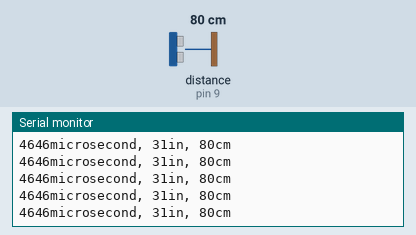
Bench run of a sketch on a simulated Arduino Uno, built with avr-gcc and run on an emulated ATmega328P. Shown: the last lines printed to the serial monitor. Wiring (inferred from the names in the program): ultrasonic range finder: trigger pin 9; echo pin 9. Inputs (shaded band) come from the test bench; at power-on: distance to the obstacle (sensor on pin 9) 80 cm. The echo pulse lasts 58.3 µs per cm.

Above: at 1.2 s.
1.3 s: distance to the obstacle (sensor on pin 9) set to 35 cm
At 1.39 s:
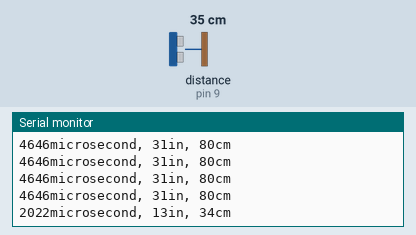
4.3 s: distance to the obstacle (sensor on pin 9) set to 250 cm
At 4.39 s:
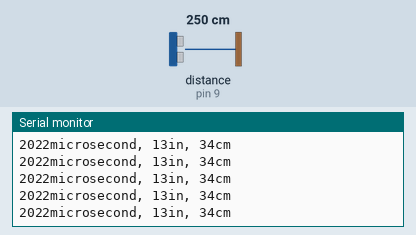
7.3 s: distance to the obstacle (sensor on pin 9) set to 299 cm
At 7.41 s:
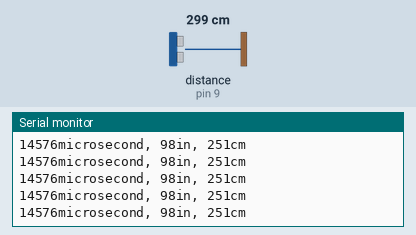
10.3 s: distance to the obstacle (sensor on pin 9) set to 250 cm
At 10.39 s:
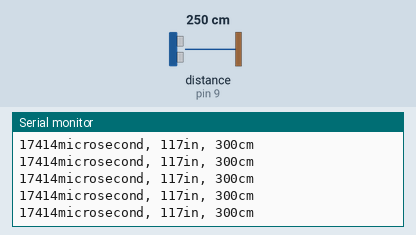
Timing chart, 0 to 13.3 s (numbered marks = the images above; inputs shaded):
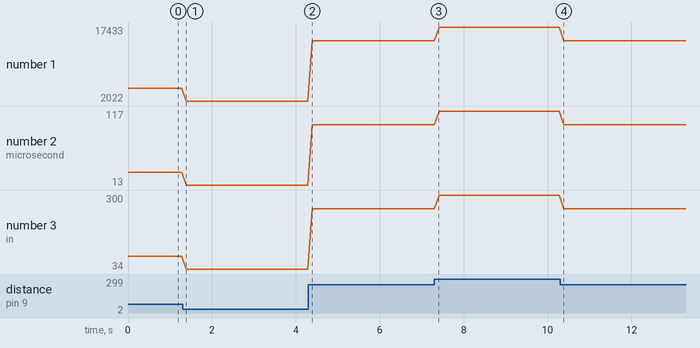

The sketch:

obstacle.ino
```cpp
const int pingPin = 9;

void setup() {
  Serial.begin(9600);
}

void loop() {
  long duration, inches, cm;
  pinMode(pingPin, OUTPUT);
  digitalWrite(pingPin, LOW);
  delayMicroseconds(2);
  digitalWrite(pingPin, HIGH);
  delayMicroseconds(5);
  digitalWrite(pingPin, LOW);

  pinMode(pingPin, INPUT);
  duration = pulseIn(pingPin, HIGH);

  inches =(duration/74)/2;
  cm = (duration/29)/2;

  Serial.print(duration);
  Serial.print("microsecond, ");
  Serial.print(inches);
  Serial.print("in, ");
  Serial.print(cm);
  Serial.print("cm");
  Serial.println();

  delay(100);
}
```

Measured:
- after the input at 1.3 s, the serial monitor: prints a new line after 0.08 s (image 1)
- plotted number 1: 4646 → 2022 after the input at 1.3 s, 2022 → 14576 after the input at 4.3 s, 14576 → 17414 after the input at 7.3 s, 17414 → 14576 after the input at 10.3 s
- plotted number 2: 31 → 13 after the input at 1.3 s, 13 → 98 after the input at 4.3 s, 98 → 117 after the input at 7.3 s, 117 → 98 after the input at 10.3 s
- plotted number 3: 80 → 34 after the input at 1.3 s, 34 → 251 after the input at 4.3 s, 251 → 300 after the input at 7.3 s, 300 → 251 after the input at 10.3 s
